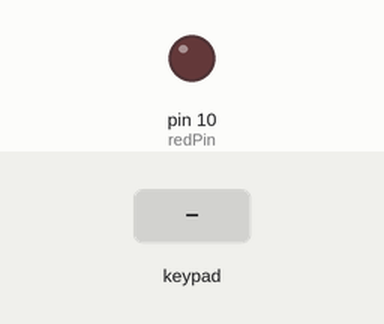
Recording of a sketch running on a simulated Arduino Uno, built with avr-gcc and run on an emulated ATmega328P. Parts: output pins drawn as LEDs (lit = HIGH). Inputs (shaded band) come from the test bench.

Above: at 1.2 s.
1.3 s: key '*' pressed
At 2.2 s:
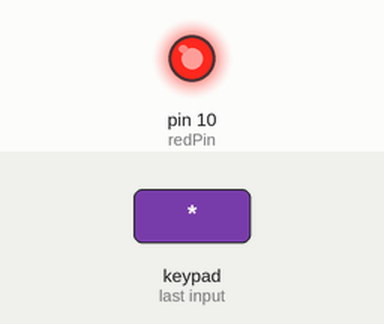
Timing chart, 0 to 4.3 s (numbered marks = the images above; inputs shaded):
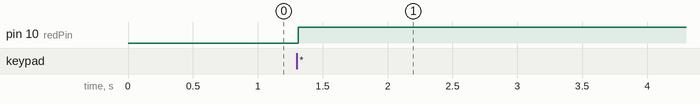

The sketch:

hurt_locker_3.0.ino
```cpp
#include <Keypad.h>

char* secretCode = "1234";
int position = 0;

const byte rows = 4;
const byte cols = 4;
char keys[rows][cols] = {
  {'1','2','3','A'},
  {'4','5','6','B'},
  {'7','8','9','C'},
  {'*','0','#','D'}
};

byte rowPins[rows] = {9,8,7,6};
byte colPins[cols] = {5,4.3,2};

Keypad keypad = Keypad(makeKeymap(keys),
                       rowPins, colPins,
                       rows, cols);

int redPin = 10;


void setup()
{
  pinMode(redPin, OUTPUT);


}

void loop()
{
  char key = keypad.getKey();
  if (key == '*' || key == '#') {
    position = 0;
    digitalWrite(redPin,HIGH);

  }

  if (key == secretCode[position]) {
    position++;
  }

  if (position == 4) {
    digitalWrite(redPin,LOW);

  }
  delay(50);
}
```

Measured:
- after the input at 1.3 s, pin 10 (redPin): LOW → HIGH at once
